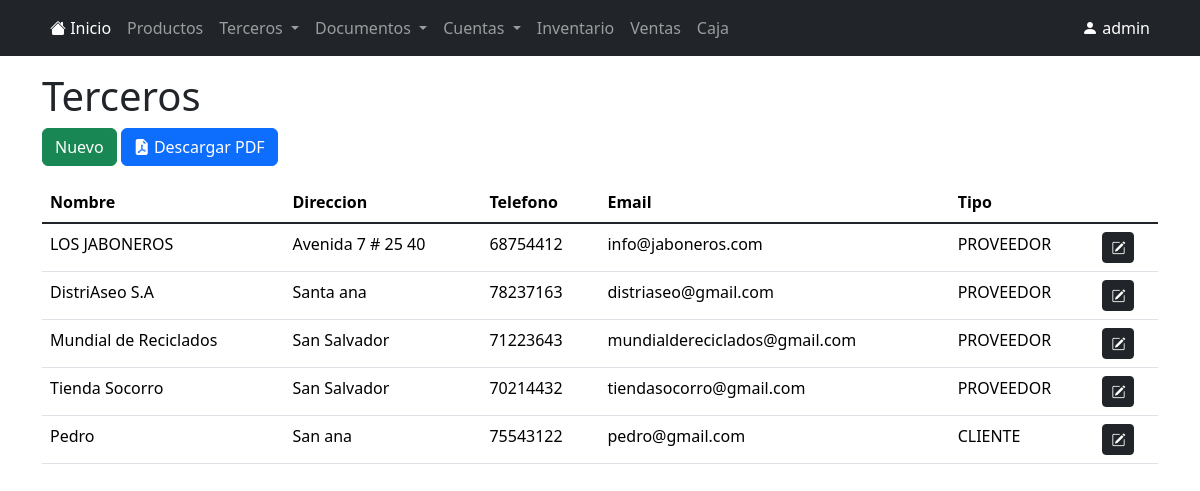
The page /terceros/ (signed in) on the database its author committed.
### app/models.py (models this page shows, shortened)
class Usuario(db.Model):
	id = db.Column(db.Integer, primary_key = True)
	username = db.Column(db.String(20), unique = True, nullable = False)
	password = db.Column(db.Text, nullable = False)

class Tercero(db.Model):
	id_tercero = db.Column(db.Integer, primary_key = True)
	nombre = db.Column(db.String(100), nullable = False)
	direccion = db.Column(db.Text)
	telefono = db.Column(db.String(20), unique = True)
	email = db.Column(db.String(100), unique = True)
	id_tipo_tercero = db.Column(db.Integer, db.ForeignKey('tipo_tercero.id_tipo_tercero'), nullable = False)
	tipo_tercero = db.relationship('TipoTercero', backref='tercero')

class TipoTercero(db.Model):
	id_tipo_tercero = db.Column(db.Integer, primary_key = True)
	nombre = db.Column(db.String(50), nullable = False)

### app/terceros.py (the view)
@bp.route('/')
@login_required
def index():
	terceros = Tercero.query.all()
	return render_template('terceros/index.html', terceros = terceros)

### app/auth.py (called while the page is built)
@bp.before_app_request
def load_logged_in_user():
	user_id = session.get('user_id')
	if user_id:
		g.usuario = Usuario.query.get_or_404(user_id)
	else:
		g.usuario = None

def login_required(view):
	@functools.wraps(view)
	def wrapped_view(**kwargs):
		if g.usuario is None:
			return redirect(url_for('auth.login'))
		return view(**kwargs)
	return wrapped_view

### app/templates/terceros/index.html (shortened to what this page needs)
{% extends 'base.html' %}
{% block contenido %}
<div class="container-sm">
	<div>
		<h1 class="display-6">Terceros</h1>
		<a href="{{url_for('terceros.create')}}" class="btn btn-success">Nuevo</a>
		<button type="button" class="btn btn-primary" id="btnGenerarPDF"><i class="bi bi-file-earmark-pdf-fill"></i> Descargar PDF</button>
	</div>
	<table class="table table-hover mt-3">
		<thead>
			<tr>
				<th class="col">Nombre</th>
				<th class="col">Direccion</th>
				<th class="col">Telefono</th>
				<th class="col">Email</th>
				<th class="col">Tipo</th>
				<th></th>
			</tr>
		</thead>
		<tbody class="table-group-divider">
			{% for tercero in terceros %}
			<tr>
				<td>{{tercero.nombre}}</td>
				<td>{{tercero.direccion}}</td>
				<td>{{tercero.telefono}}</td>
				<td>{{tercero.email}}</td>
				<td>{{tercero.tipo_tercero.nombre}}</td>
				<td><a href="{{url_for('terceros.update', id_tercero = tercero.id_tercero)}}" class="btn btn-sm btn-dark"><i class="bi bi-pencil-square"></i></a></td>
			</tr>
			{% endfor %}
		</tbody>
	</table>
</div>
{% endblock %}

### app/templates/base.html (shortened to what this page needs)
<!doctype html>
<html lang="es">
<head>
    <link href="https://cdn.jsdelivr.net/npm/bootstrap@5.3.2/dist/css/bootstrap.min.css" rel="stylesheet">
    <link rel="stylesheet" href="https://cdn.jsdelivr.net/npm/bootstrap-icons@1.11.1/font/bootstrap-icons.css">
</head>
<body>
    {% if g.usuario %}
    <nav class="navbar navbar-expand-sm navbar-dark bg-dark mb-3" data-bs-theme="dark">
        <div class="container-sm">
            <div class="collapse navbar-collapse" id="navbarSupportedContent">
                <ul class="navbar-nav">
                    <li class="nav-item">
                        <a class="nav-link active" aria-current="page" href="/">
                            <i class="bi bi-house-fill"></i>
                            Inicio
                        </a>
                    </li>
                    <li class="nav-item">
                        <a class="nav-link" href="{{url_for('productos.index')}}">Productos</a>
                    </li>
                    <li class="nav-item dropdown">
                        <a class="nav-link dropdown-toggle" href="#" role="button" data-bs-toggle="dropdown" aria-expanded="false">
                            Terceros
                        </a>
                    </li>
                    <li class="nav-item dropdown">
                        <a class="nav-link dropdown-toggle" href="#" role="button" data-bs-toggle="dropdown" aria-expanded="false">
                            Documentos
                        </a>
                    </li>
                    <li class="nav-item dropdown">
                        <a class="nav-link dropdown-toggle" href="#" role="button" data-bs-toggle="dropdown" aria-expanded="false">
                            Cuentas
                        </a>
                    </li>
                    <li class="nav-item">
                        <a class="nav-link" href="{{url_for('inventario.index')}}">Inventario</a>
                    </li>
                    <li class="nav-item">
                        <a class="nav-link" href="{{url_for('caja.venta')}}">Ventas</a>
                    </li>
                    <li class="nav-item">
                        <a class="nav-link" href="{{url_for('caja.index')}}">Caja</a>
                    </li>
                </ul>
            </div>
            <div class="collapse navbar-collapse justify-content-end" id="navbarSupportedContent">
                <div class="navbar-nav">
                    <li class="nav-item dropdown">
                        <span class="nav-link active" href="#" role="button" data-bs-toggle="dropdown" aria-expanded="false">
                            <i class="bi bi-person-fill"></i>
                            {{g.usuario.username}}
                        </span>
                    </li>
                </div>
            </div>
        </div>
    </nav>
    {% endif %}
    {% block contenido %}
    {% endblock %}
</body>
</html>

### rows shown on the page
Usuario: usuario.username "admin"
Tercero: nombre "LOS JABONEROS", direccion "Avenida 7 # 25 40", telefono "68754412", email "info@jaboneros.com", tipo_tercero.nombre "PROVEEDOR"
Tercero: nombre "DistriAseo S.A", direccion "Santa ana", telefono "78237163", email "distriaseo@gmail.com", tipo_tercero.nombre "PROVEEDOR"
Tercero: nombre "Mundial de Reciclados", direccion "San Salvador", telefono "71223643", email "mundialdereciclados@gmail.com", tipo_tercero.nombre "PROVEEDOR"
Tercero: nombre "Tienda Socorro", direccion "San Salvador", telefono "70214432", email "tiendasocorro@gmail.com", tipo_tercero.nombre "PROVEEDOR"
Tercero: nombre "Pedro", direccion "San ana", telefono "75543122", email "pedro@gmail.com", tipo_tercero.nombre "CLIENTE"
